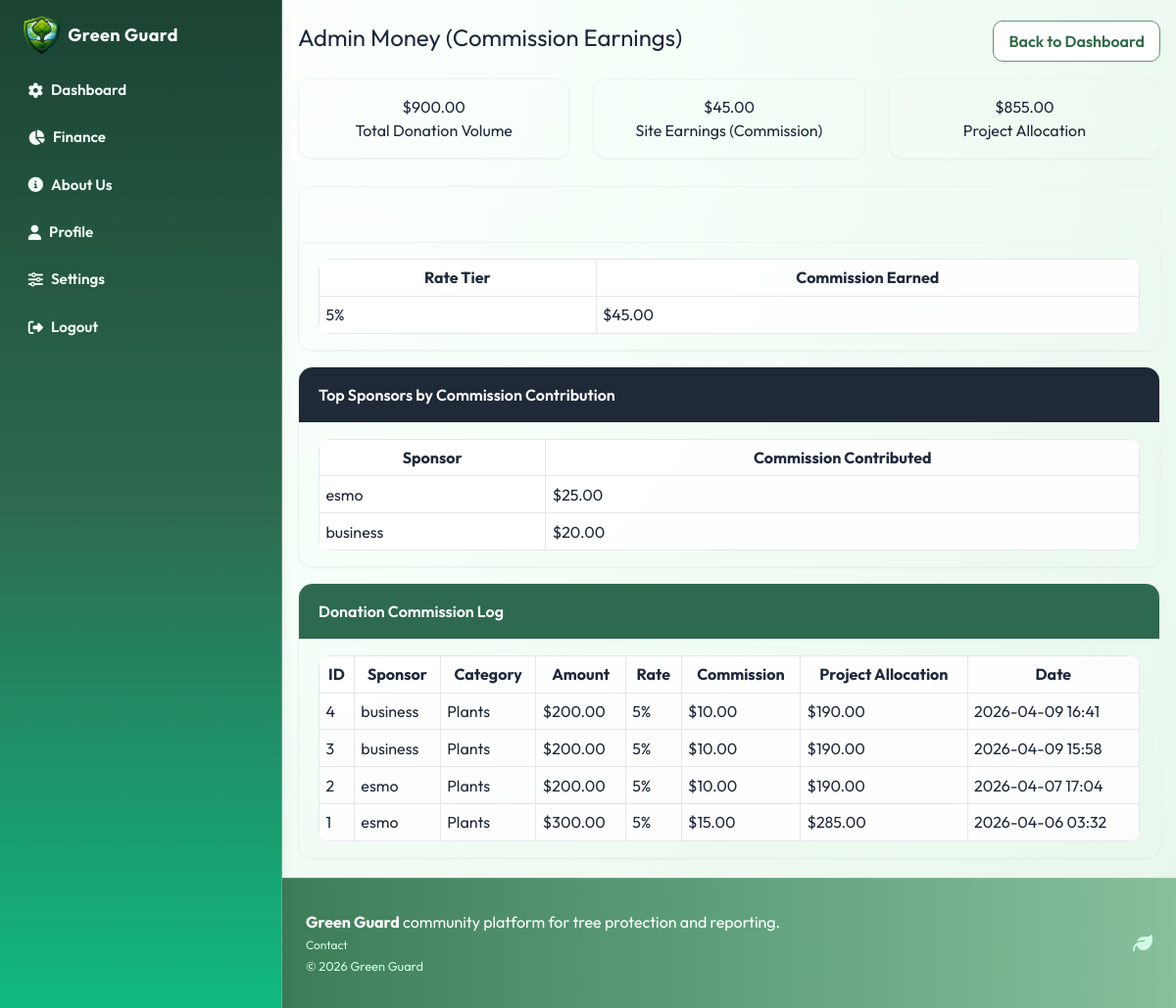
The app's page /admin/money (signed in) with its own data.
### models.py (models this page shows)
class User(UserMixin, db.Model):
    id = db.Column(db.Integer, primary_key=True)
    username = db.Column(db.String(80), unique=True, nullable=False)
    email = db.Column(db.String(120), unique=True, nullable=False)
    password_hash = db.Column(db.String(255), nullable=False)
    role = db.Column(db.String(30), default="individual", nullable=False)
    is_admin = db.Column(db.Boolean, default=False, nullable=False)
    created_at = db.Column(
        db.DateTime, default=datetime.utcnow, nullable=False)
    tree_records = db.relationship(
        "TreeRecord", backref="user", lazy=True, cascade="all, delete-orphan"
    )
    cutting_reports = db.relationship(
        "CuttingReport", backref="user", lazy=True, cascade="all, delete-orphan"
    )
    volunteer_signups = db.relationship(
        "VolunteerCampaignSignup", backref="user", lazy=True, cascade="all, delete-orphan"
    )
    support_donations = db.relationship(
        "SupportDonation", backref="user", lazy=True, cascade="all, delete-orphan"
    )
    created_campaigns = db.relationship(
        "Campaign", backref="creator", lazy=True, foreign_keys="Campaign.creator_user_id"
    )
    merch_purchases = db.relationship(
        "MerchPurchase", backref="user", lazy=True, cascade="all, delete-orphan"
    )

class SupportDonation(db.Model):
    id = db.Column(db.Integer, primary_key=True)
    category = db.Column(db.String(40), nullable=False)
    donation_item = db.Column(db.String(120), nullable=False)
    quantity = db.Column(db.Integer, default=1, nullable=False)
    amount = db.Column(db.Numeric(10, 2), nullable=False)
    points = db.Column(db.Integer, default=0, nullable=False)
    note = db.Column(db.String(500))
    created_at = db.Column(
        db.DateTime, default=datetime.utcnow, nullable=False)
    user_id = db.Column(db.Integer, db.ForeignKey("user.id"), nullable=False)

### routes/admin.py (the view)
@admin_bp.route("/admin/money")
@login_required
@admin_required
def money():
    sponsor_donations = SupportDonation.query.order_by(
        SupportDonation.created_at.desc()).all()
    total_donation_volume = 0.0
    total_commission_earned = 0.0
    total_project_allocation = 0.0
    rows = []
    commission_by_rate = defaultdict(float)
    commission_by_sponsor = defaultdict(float)
    for donation in sponsor_donations:
        amount = float(donation.amount)
        if amount < 1000:
            commission_rate = 0.05
        elif amount < 5000:
            commission_rate = 0.10
        else:
            commission_rate = 0.15
        commission_amount = amount * commission_rate
        project_allocation = amount - commission_amount
        total_donation_volume += amount
        total_commission_earned += commission_amount
        total_project_allocation += project_allocation
        commission_rate_label = f"{int(commission_rate * 100)}%"
        commission_by_rate[commission_rate_label] += commission_amount
        commission_by_sponsor[donation.user.username] += commission_amount
        rows.append(
            {
                "id": donation.id,
                "sponsor_name": donation.user.username,
                "category": donation.category,
                "amount": amount,
                "rate_label": commission_rate_label,
                "commission_amount": commission_amount,
                "project_allocation": project_allocation,
                "created_at_text": donation.created_at.strftime("%Y-%m-%d %H:%M"),
            }
        )
    top_sponsor_commissions = sorted(
        commission_by_sponsor.items(),
        key=lambda item: item[1],
        reverse=True,
    )[:10]
    rate_breakdown_rows = [
        {
            "rate": rate,
            "commission_total": total,
        }
        for rate, total in sorted(
            commission_by_rate.items(),
            key=lambda item: int(item[0].replace("%", "")),
        )
    ]
    return render_template(
        "admin/money.html",
        total_donation_volume=total_donation_volume,
        total_commission_earned=total_commission_earned,
        total_project_allocation=total_project_allocation,
        rows=rows,
        rate_breakdown_rows=rate_breakdown_rows,
        top_sponsor_commissions=top_sponsor_commissions,
    )

### app.py (called while the page is built)
@login_manager.user_loader
def load_user(user_id: str):
    from models import User
    return User.query.get(int(user_id))

### routes/admin.py (called while the page is built)
def admin_required(view_func):
    @wraps(view_func)
    def wrapped(*args, **kwargs):
        if not current_user.is_authenticated:
            return redirect(url_for("auth.login"))
        if not current_user.is_admin:
            abort(403)
        return view_func(*args, **kwargs)
    return wrapped

### templates/admin/money.html (shortened to what this page needs)
{% extends 'base.html' %}
{% block content %}
  <div class="container my-5">
    <div class="row mb-4">
      <div class="col-12 d-flex justify-content-between align-items-center flex-wrap">
        <h1 class="h3 mb-2 mb-md-0">Admin Money (Commission Earnings)</h1>
        <a href="{{ url_for('admin.dashboard') }}" class="btn btn-outline-secondary">Back to Dashboard</a>
      </div>
    </div>
    <div class="row mb-4">
      <div class="col-md-4 mb-3">
        <div class="card h-100 shadow-sm">
          <div class="card-body text-center">
            <h2>${{ '%.2f'|format(total_donation_volume) }}</h2>
            <p class="mb-0">Total Donation Volume</p>
          </div>
        </div>
      </div>
      <div class="col-md-4 mb-3">
        <div class="card h-100 shadow-sm border-success">
          <div class="card-body text-center">
            <h2 class="text-success">${{ '%.2f'|format(total_commission_earned) }}</h2>
            <p class="mb-0">Site Earnings (Commission)</p>
          </div>
        </div>
      </div>
      <div class="col-md-4 mb-3">
        <div class="card h-100 shadow-sm">
          <div class="card-body text-center">
            <h2>${{ '%.2f'|format(total_project_allocation) }}</h2>
            <p class="mb-0">Project Allocation</p>
          </div>
        </div>
      </div>
    </div>
    <div class="card shadow-sm mb-4">
      <div class="card-header bg-primary text-white">Commission by Rate Tier</div>
      <div class="card-body table-responsive">
        <table class="table table-bordered table-sm mb-0">
          <thead>
            <tr>
              <th>Rate Tier</th>
              <th>Commission Earned</th>
            </tr>
          </thead>
          <tbody>
            {% for row in rate_breakdown_rows %}
              <tr>
                <td>{{ row.rate }}</td>
                <td>${{ '%.2f'|format(row.commission_total) }}</td>
              </tr>
            {% else %}
              <tr>
                <td colspan="2" class="text-center text-muted">No donation data available.</td>
              </tr>
            {% endfor %}
          </tbody>
        </table>
      </div>
    </div>
    <div class="card shadow-sm mb-4">
      <div class="card-header bg-dark text-white">Top Sponsors by Commission Contribution</div>
      <div class="card-body table-responsive">
        <table class="table table-bordered table-sm mb-0">
          <thead>
            <tr>
              <th>Sponsor</th>
              <th>Commission Contributed</th>
            </tr>
          </thead>
          <tbody>
            {% for sponsor_name, commission_total in top_sponsor_commissions %}
              <tr>
                <td>{{ sponsor_name }}</td>
                <td>${{ '%.2f'|format(commission_total) }}</td>
              </tr>
            {% else %}
              <tr>
                <td colspan="2" class="text-center text-muted">No sponsor commission data available.</td>
              </tr>
            {% endfor %}
          </tbody>
        </table>
      </div>
    </div>
    <div class="card shadow-sm">
      <div class="card-header bg-success text-white">Donation Commission Log</div>
      <div class="card-body table-responsive">
        <table class="table table-bordered table-sm mb-0">
          <thead>
            <tr>
              <th>ID</th>
              <th>Sponsor</th>
              <th>Category</th>
              <th>Amount</th>
              <th>Rate</th>
              <th>Commission</th>
              <th>Project Allocation</th>
              <th>Date</th>
            </tr>
          </thead>
          <tbody>
            {% for donation in rows %}
              <tr>
                <td>{{ donation.id }}</td>
                <td>{{ donation.sponsor_name }}</td>
                <td>{{ donation.category|replace('_', ' ')|title }}</td>
                <td>${{ '%.2f'|format(donation.amount) }}</td>
                <td>{{ donation.rate_label }}</td>
                <td>${{ '%.2f'|format(donation.commission_amount) }}</td>
                <td>${{ '%.2f'|format(donation.project_allocation) }}</td>
                <td>{{ donation.created_at_text }}</td>
              </tr>
            {% else %}
              <tr>
                <td colspan="8" class="text-center text-muted">No donations found.</td>
              </tr>
            {% endfor %}
          </tbody>
        </table>
      </div>
    </div>
  </div>
{% endblock %}

### static/css/style.css (style rules this page uses)
:root { --gg-green-dark: #2f6b47; --gg-green-mid: #5fa07c; --gg-green-soft: #ecf9f0; --gg-earth: #b8a398; --gg-blush: #dff3e5; --gg-sky: #d8efe0; --gg-lemon: #f1f8dc; --gg-text: #223229; --gg-shadow: 0 10px 24px rgba(74, 125, 95, 0.16); }
body { font-family: 'Outfit', sans-serif; background: radial-gradient(circle at 8% 4%, #ffffff 0%, #f7fff9 35%, #eefaf1 70%, #e7f6ea 100%); color: var(--gg-text); }
.card { border: 1px solid #edf3ee; border-radius: 14px; box-shadow: var(--gg-shadow); }
.btn, .form-control, .custom-select { border-radius: 10px; }
.table { background: rgba(255, 255, 255, 0.88); border-radius: 12px; overflow: hidden; }
.table-responsive { width: 100%; overflow-x: auto; -webkit-overflow-scrolling: touch; }
.container { width: 100%; max-width: 1120px; margin-left: auto; margin-right: auto; padding-left: 1rem; padding-right: 1rem; }
.row { display: flex; flex-wrap: wrap; margin-left: -0.75rem; margin-right: -0.75rem; }
[class*="col-"] { width: 100%; padding-left: 0.75rem; padding-right: 0.75rem; }
.col-12 { width: 100%; }
.col-md-3, .col-md-4, .col-md-5, .col-md-6, .col-md-8, .col-lg-5, .col-lg-8 { width: 100%; }
@media (min-width: 768px) { .col-md-4 { width: 33.333333%; } }
.d-flex { display: flex; }
.align-items-center { align-items: center; }
.justify-content-between { justify-content: space-between; }
.text-center { text-align: center; }
.text-white, .text-light { color: #ffffff; }
.h3 { font-size: 1.5rem; }
.card-header, .card-body { padding: 1rem 1.25rem; }
.card-header { border-bottom: 1px solid #edf3ee; border-radius: 14px 14px 0 0; font-weight: 600; }
.bg-success { background-color: #2d6a4f; color: #fff; }
.bg-dark { background-color: #1f2937; color: #fff; }
.btn { display: inline-flex; align-items: center; justify-content: center; gap: 0.35rem; font-weight: 600; border: 1px solid transparent; padding: 0.5rem 0.95rem; cursor: pointer; text-decoration: none; }
.btn-outline-primary, .btn-outline-secondary { border-color: #6b8f7a; color: #2f6b47; background: #ffffff; }
.table { width: 100%; border-collapse: collapse; }
.table th, .table td { border: 1px solid #e5e7eb; padding: 0.6rem; vertical-align: top; }
.table-sm th, .table-sm td { padding: 0.4rem; }
.table-responsive>.table { min-width: 720px; }
.shadow-sm { box-shadow: 0 6px 18px rgba(74, 125, 95, 0.12); }
.h-100 { height: 100%; }
.flex-wrap { flex-wrap: wrap; }
.my-5 { margin-top: 3rem; margin-bottom: 3rem; }
.mb-0 { margin-bottom: 0; }
.mb-2 { margin-bottom: 0.5rem; }
.mb-3 { margin-bottom: 1rem; }
.mb-4 { margin-bottom: 1.5rem; }

### records on screen
User: username "esmo", commission_total "25.00"
User: username "business", commission_total "20.00"
SupportDonation: id "4", sponsor_name "business", category "Plants", amount "200.00", rate_label "5%", commission_amount "10.00", project_allocation "190.00", created_at_text "2026-04-09 16:41"
SupportDonation: id "3", sponsor_name "business", category "Plants", amount "200.00", rate_label "5%", commission_amount "10.00", project_allocation "190.00", created_at_text "2026-04-09 15:58"
SupportDonation: id "2", sponsor_name "esmo", category "Plants", amount "200.00", rate_label "5%", commission_amount "10.00", project_allocation "190.00", created_at_text "2026-04-07 17:04"
SupportDonation: id "1", sponsor_name "esmo", category "Plants", amount "300.00", rate_label "5%", commission_amount "15.00", project_allocation "285.00", created_at_text "2026-04-06 03:32"

### other values on screen
{{ '%.2f'|format(total_donation_volume) }} "900.00"
{{ '%.2f'|format(total_commission_earned) }} "45.00"
{{ '%.2f'|format(total_project_allocation) }} "855.00"
{{ row.rate }} "5%"
{{ '%.2f'|format(row.commission_total) }} "45.00"
